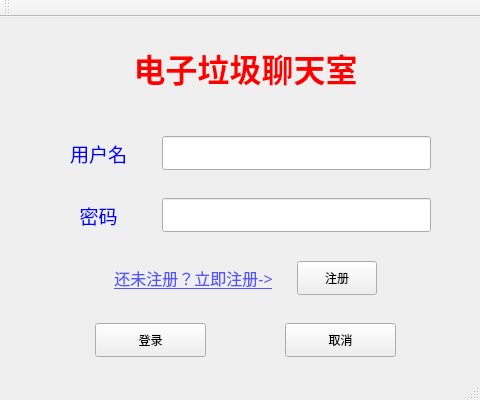
<?xml version="1.0" encoding="UTF-8"?>
<ui version="4.0">
 <class>Log_in</class>
 <widget class="QMainWindow" name="Log_in">
  <property name="geometry">
   <rect>
    <x>0</x>
    <y>0</y>
    <width>480</width>
    <height>400</height>
   </rect>
  </property>
  <property name="sizePolicy">
   <sizepolicy hsizetype="Fixed" vsizetype="Fixed">
    <horstretch>0</horstretch>
    <verstretch>0</verstretch>
   </sizepolicy>
  </property>
  <property name="minimumSize">
   <size>
    <width>480</width>
    <height>400</height>
   </size>
  </property>
  <property name="maximumSize">
   <size>
    <width>480</width>
    <height>400</height>
   </size>
  </property>
  <property name="windowTitle">
   <string>Log_in</string>
  </property>
  <widget class="QWidget" name="centralWidget">
   <widget class="QWidget" name="layoutWidget">
    <property name="geometry">
     <rect>
      <x>10</x>
      <y>0</y>
      <width>471</width>
      <height>351</height>
     </rect>
    </property>
    <layout class="QVBoxLayout" name="verticalLayout" stretch="7,2,3,2,3,2,3,2,3">
     <item>
      <widget class="QLabel" name="label_3">
       <property name="font">
        <font>
         <family>楷体</family>
         <pointsize>24</pointsize>
         <weight>75</weight>
         <bold>true</bold>
        </font>
       </property>
       <property name="cursor">
        <cursorShape>ArrowCursor</cursorShape>
       </property>
       <property name="styleSheet">
        <string notr="true">color: rgb(255, 0, 0);</string>
       </property>
       <property name="text">
        <string>电子垃圾聊天室</string>
       </property>
       <property name="alignment">
        <set>Qt::AlignCenter</set>
       </property>
      </widget>
     </item>
     <item>
      <spacer name="verticalSpacer">
       <property name="orientation">
        <enum>Qt::Vertical</enum>
       </property>
       <property name="sizeHint" stdset="0">
        <size>
         <width>20</width>
         <height>40</height>
        </size>
       </property>
      </spacer>
     </item>
     <item>
      <layout class="QHBoxLayout" name="horizontalLayout_2" stretch="2,4,1,14,2">
       <item>
        <spacer name="horizontalSpacer_4">
         <property name="orientation">
          <enum>Qt::Horizontal</enum>
         </property>
         <property name="sizeHint" stdset="0">
          <size>
           <width>40</width>
           <height>20</height>
          </size>
         </property>
        </spacer>
       </item>
       <item>
        <widget class="QLabel" name="label">
         <property name="font">
          <font>
           <family>微软雅黑</family>
           <pointsize>14</pointsize>
          </font>
         </property>
         <property name="styleSheet">
          <string notr="true">color: rgb(0, 0, 255);</string>
         </property>
         <property name="text">
          <string>用户名</string>
         </property>
         <property name="alignment">
          <set>Qt::AlignCenter</set>
         </property>
        </widget>
       </item>
       <item>
        <spacer name="horizontalSpacer_5">
         <property name="orientation">
          <enum>Qt::Horizontal</enum>
         </property>
         <property name="sizeHint" stdset="0">
          <size>
           <width>40</width>
           <height>20</height>
          </size>
         </property>
        </spacer>
       </item>
       <item>
        <widget class="QLineEdit" name="user_name">
         <property name="sizePolicy">
          <sizepolicy hsizetype="Expanding" vsizetype="Preferred">
           <horstretch>0</horstretch>
           <verstretch>0</verstretch>
          </sizepolicy>
         </property>
        </widget>
       </item>
       <item>
        <spacer name="horizontalSpacer_6">
         <property name="orientation">
          <enum>Qt::Horizontal</enum>
         </property>
         <property name="sizeHint" stdset="0">
          <size>
           <width>40</width>
           <height>20</height>
          </size>
         </property>
        </spacer>
       </item>
      </layout>
     </item>
     <item>
      <spacer name="verticalSpacer_2">
       <property name="orientation">
        <enum>Qt::Vertical</enum>
       </property>
       <property name="sizeHint" stdset="0">
        <size>
         <width>20</width>
         <height>40</height>
        </size>
       </property>
      </spacer>
     </item>
     <item>
      <layout class="QHBoxLayout" name="horizontalLayout_3" stretch="2,4,1,14,2">
       <item>
        <spacer name="horizontalSpacer_9">
         <property name="orientation">
          <enum>Qt::Horizontal</enum>
         </property>
         <property name="sizeHint" stdset="0">
          <size>
           <width>40</width>
           <height>20</height>
          </size>
         </property>
        </spacer>
       </item>
       <item>
        <widget class="QLabel" name="label_2">
         <property name="font">
          <font>
           <family>微软雅黑</family>
           <pointsize>14</pointsize>
          </font>
         </property>
         <property name="styleSheet">
          <string notr="true">color: rgb(0, 0, 255);</string>
         </property>
         <property name="text">
          <string>密码</string>
         </property>
         <property name="alignment">
          <set>Qt::AlignCenter</set>
         </property>
        </widget>
       </item>
       <item>
        <spacer name="horizontalSpacer_8">
         <property name="orientation">
          <enum>Qt::Horizontal</enum>
         </property>
         <property name="sizeHint" stdset="0">
          <size>
           <width>40</width>
           <height>20</height>
          </size>
         </property>
        </spacer>
       </item>
       <item>
        <widget class="QLineEdit" name="user_pswd">
         <property name="sizePolicy">
          <sizepolicy hsizetype="Preferred" vsizetype="Preferred">
           <horstretch>0</horstretch>
           <verstretch>0</verstretch>
          </sizepolicy>
         </property>
         <property name="echoMode">
          <enum>QLineEdit::Password</enum>
         </property>
        </widget>
       </item>
       <item>
        <spacer name="horizontalSpacer_7">
         <property name="orientation">
          <enum>Qt::Horizontal</enum>
         </property>
         <property name="sizeHint" stdset="0">
          <size>
           <width>40</width>
           <height>20</height>
          </size>
         </property>
        </spacer>
       </item>
      </layout>
     </item>
     <item>
      <spacer name="verticalSpacer_3">
       <property name="orientation">
        <enum>Qt::Vertical</enum>
       </property>
       <property name="sizeHint" stdset="0">
        <size>
         <width>20</width>
         <height>40</height>
        </size>
       </property>
      </spacer>
     </item>
     <item>
      <layout class="QHBoxLayout" name="horizontalLayout_4" stretch="5,8,1,4,5">
       <item>
        <spacer name="horizontalSpacer_10">
         <property name="orientation">
          <enum>Qt::Horizontal</enum>
         </property>
         <property name="sizeHint" stdset="0">
          <size>
           <width>40</width>
           <height>20</height>
          </size>
         </property>
        </spacer>
       </item>
       <item>
        <widget class="QLabel" name="label_4">
         <property name="font">
          <font>
           <family>微软雅黑 Light</family>
           <pointsize>12</pointsize>
           <underline>true</underline>
          </font>
         </property>
         <property name="styleSheet">
          <string notr="true">color: rgb(85, 85, 255);</string>
         </property>
         <property name="text">
          <string>还未注册？立即注册-&gt;</string>
         </property>
         <property name="alignment">
          <set>Qt::AlignCenter</set>
         </property>
        </widget>
       </item>
       <item>
        <spacer name="horizontalSpacer_12">
         <property name="orientation">
          <enum>Qt::Horizontal</enum>
         </property>
         <property name="sizeHint" stdset="0">
          <size>
           <width>40</width>
           <height>20</height>
          </size>
         </property>
        </spacer>
       </item>
       <item>
        <widget class="QPushButton" name="sign_in_but">
         <property name="sizePolicy">
          <sizepolicy hsizetype="Minimum" vsizetype="Preferred">
           <horstretch>0</horstretch>
           <verstretch>0</verstretch>
          </sizepolicy>
         </property>
         <property name="text">
          <string>注册</string>
         </property>
        </widget>
       </item>
       <item>
        <spacer name="horizontalSpacer_11">
         <property name="orientation">
          <enum>Qt::Horizontal</enum>
         </property>
         <property name="sizeHint" stdset="0">
          <size>
           <width>40</width>
           <height>20</height>
          </size>
         </property>
        </spacer>
       </item>
      </layout>
     </item>
     <item>
      <spacer name="verticalSpacer_4">
       <property name="orientation">
        <enum>Qt::Vertical</enum>
       </property>
       <property name="sizeHint" stdset="0">
        <size>
         <width>20</width>
         <height>40</height>
        </size>
       </property>
      </spacer>
     </item>
     <item>
      <layout class="QHBoxLayout" name="horizontalLayout" stretch="2,3,2,3,2">
       <item>
        <spacer name="horizontalSpacer">
         <property name="orientation">
          <enum>Qt::Horizontal</enum>
         </property>
         <property name="sizeHint" stdset="0">
          <size>
           <width>40</width>
           <height>20</height>
          </size>
         </property>
        </spacer>
       </item>
       <item>
        <widget class="QPushButton" name="Log_in_but">
         <property name="sizePolicy">
          <sizepolicy hsizetype="Minimum" vsizetype="Preferred">
           <horstretch>0</horstretch>
           <verstretch>0</verstretch>
          </sizepolicy>
         </property>
         <property name="maximumSize">
          <size>
           <width>16777215</width>
           <height>16777215</height>
          </size>
         </property>
         <property name="cursor">
          <cursorShape>ArrowCursor</cursorShape>
         </property>
         <property name="text">
          <string>登录</string>
         </property>
        </widget>
       </item>
       <item>
        <spacer name="horizontalSpacer_2">
         <property name="orientation">
          <enum>Qt::Horizontal</enum>
         </property>
         <property name="sizeHint" stdset="0">
          <size>
           <width>40</width>
           <height>20</height>
          </size>
         </property>
        </spacer>
       </item>
       <item>
        <widget class="QPushButton" name="cancel_but">
         <property name="sizePolicy">
          <sizepolicy hsizetype="Minimum" vsizetype="Preferred">
           <horstretch>0</horstretch>
           <verstretch>0</verstretch>
          </sizepolicy>
         </property>
         <property name="text">
          <string>取消</string>
         </property>
        </widget>
       </item>
       <item>
        <spacer name="horizontalSpacer_3">
         <property name="orientation">
          <enum>Qt::Horizontal</enum>
         </property>
         <property name="sizeHint" stdset="0">
          <size>
           <width>40</width>
           <height>20</height>
          </size>
         </property>
        </spacer>
       </item>
      </layout>
     </item>
    </layout>
   </widget>
  </widget>
  <widget class="QMenuBar" name="menuBar">
   <property name="geometry">
    <rect>
     <x>0</x>
     <y>0</y>
     <width>480</width>
     <height>17</height>
    </rect>
   </property>
  </widget>
  <widget class="QToolBar" name="mainToolBar">
   <attribute name="toolBarArea">
    <enum>TopToolBarArea</enum>
   </attribute>
   <attribute name="toolBarBreak">
    <bool>false</bool>
   </attribute>
  </widget>
  <widget class="QStatusBar" name="statusBar"/>
 </widget>
 <layoutdefault spacing="6" margin="11"/>
 <resources/>
 <connections/>
</ui>
